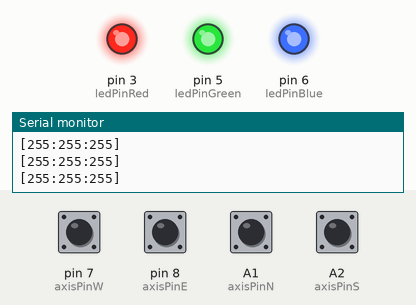
The sketch below on a simulated Arduino Uno, built with avr-gcc and run on an emulated ATmega328P. Shown: output pins drawn as LEDs (lit = HIGH), the last lines printed to the serial monitor. The inputs (shaded band) are chosen by the test bench; at power-on: A1 (axisPinN), A2 (axisPinS), pin 7 (axisPinW), pin 8 (axisPinE) HIGH.

Above: at 1.2 s.
1.3 s: pin 7 (axisPinW) pulled LOW for 0.15 s
At 1.4 s:
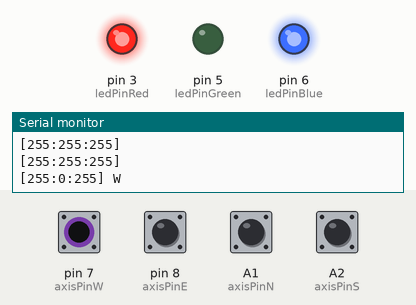
3.0 s: pin 8 (axisPinE) pulled LOW for 0.15 s
At 3.11 s:
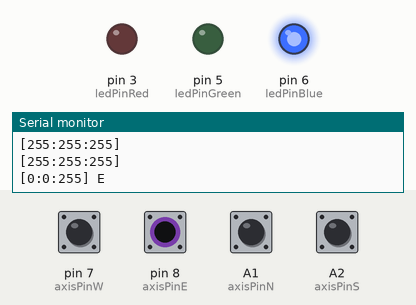
4.7 s: A1 (axisPinN) pulled LOW for 0.15 s
At 4.82 s:
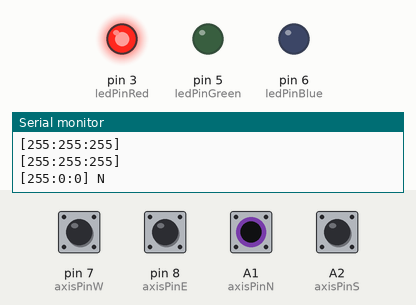
6.4 s: A2 (axisPinS) pulled LOW for 0.15 s
At 6.53 s:
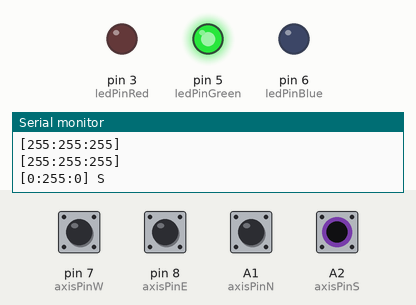
8.1 s: pin 7 (axisPinW) driven LOW and pin 8 (axisPinE) driven LOW
At 8.5 s:
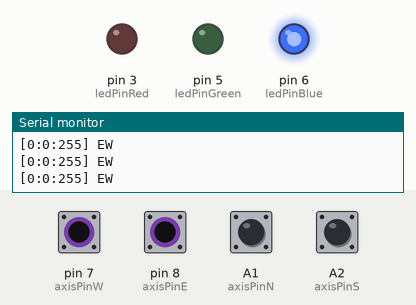
10.0 s: A1 (axisPinN) pulled LOW for 1 s
At 10.8 s:
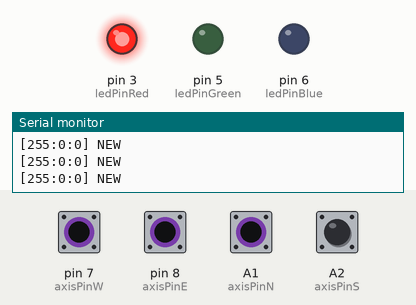
Timing chart, 0 to 13.0 s (numbered marks = the images above; inputs shaded):
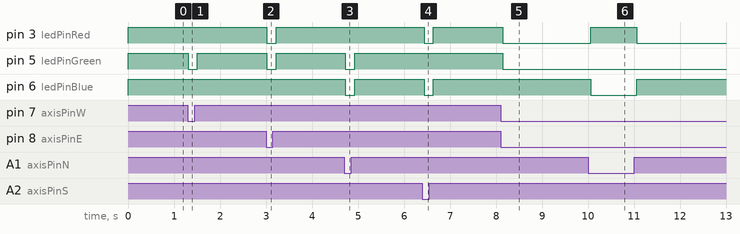

Measured:
- after the input at 1.3 s, pin 5 (ledPinGreen): HIGH → LOW at once, → HIGH 0.20 s later
- after the input at 3.0 s, pin 3 (ledPinRed), pin 5 (ledPinGreen): HIGH → LOW at once, → HIGH 0.20 s later
- after the input at 4.7 s, pin 5 (ledPinGreen), pin 6 (ledPinBlue): HIGH → LOW at once, → HIGH 0.20 s later
- after the input at 6.4 s, pin 3 (ledPinRed), pin 6 (ledPinBlue): HIGH → LOW at once, → HIGH 0.20 s later
- after the input at 8.1 s, pin 3 (ledPinRed), pin 5 (ledPinGreen): HIGH → LOW after 0.05 s
- after the input at 10.0 s, pin 3 (ledPinRed): LOW → HIGH after 0.06 s, → LOW 1.0 s later; pin 6 (ledPinBlue): HIGH → LOW after 0.06 s, → HIGH 1.0 s later

The sketch:

tilt_switch_5050_controller.ino
```cpp
// Tilt Sensor LEDs

const int axisPinN = A1;
const int axisPinS = A2;
const int axisPinE = 8;
const int axisPinW = 7;

const int ledPinRed = 3;
const int ledPinGreen = 5;
const int ledPinBlue = 6;

void setup() {

  Serial.begin(9600);

  pinMode(axisPinN, INPUT_PULLUP);
  pinMode(axisPinS, INPUT_PULLUP);
  pinMode(axisPinE, INPUT_PULLUP);
  pinMode(axisPinW, INPUT_PULLUP);

  pinMode(ledPinRed, OUTPUT);
  pinMode(ledPinGreen, OUTPUT);
  pinMode(ledPinBlue, OUTPUT);
}

int axisN = 0;
int axisS = 0;
int axisE = 0;
int axisW = 0;

void loop(){
  // read the state of the pushbutton value:
  axisN = digitalRead(axisPinN);
  axisS = digitalRead(axisPinS);
  axisE = digitalRead(axisPinE);
  axisW = digitalRead(axisPinW);

  if (isActive(axisN)) {
      writeState(axisN, axisS, axisE, axisW, 255, 0, 0);
  } else if (isActive(axisS)) {
      writeState(axisN, axisS, axisE, axisW, 0, 255, 0);
  } else if (isActive(axisE)) {
      writeState(axisN, axisS, axisE, axisW, 0, 0, 255);
  } else if (isActive(axisW)) {
      writeState(axisN, axisS, axisE, axisW, 255, 0, 255);
  } else {
      writeState(axisN, axisS, axisE, axisW, 255, 255, 255);
  }
  delay(100);
}


void writeState(int n, int s, int e, int w, int r, int g, int b) {
  Serial.print("[");
  Serial.print(r);
  Serial.print(":");
  Serial.print(g);
  Serial.print(":");
  Serial.print(b);
  Serial.print("]");
  Serial.print(" ");
  if (isActive(n)) {
    Serial.print("N");
  }
  if (isActive(s)) {
    Serial.print("S");
  }
  if (isActive(e)) {
    Serial.print("E");
  }
  if (isActive(w)) {
    Serial.print("W");
  }
  Serial.println();
  analogWrite(ledPinRed, r);
  analogWrite(ledPinGreen, g);
  analogWrite(ledPinBlue, b);
}

bool isActive(int pinValue) {
  // NOTE: We invert the read value so we can make use of the
  // internal pull up resistors
  return (LOW == pinValue);
}
```
